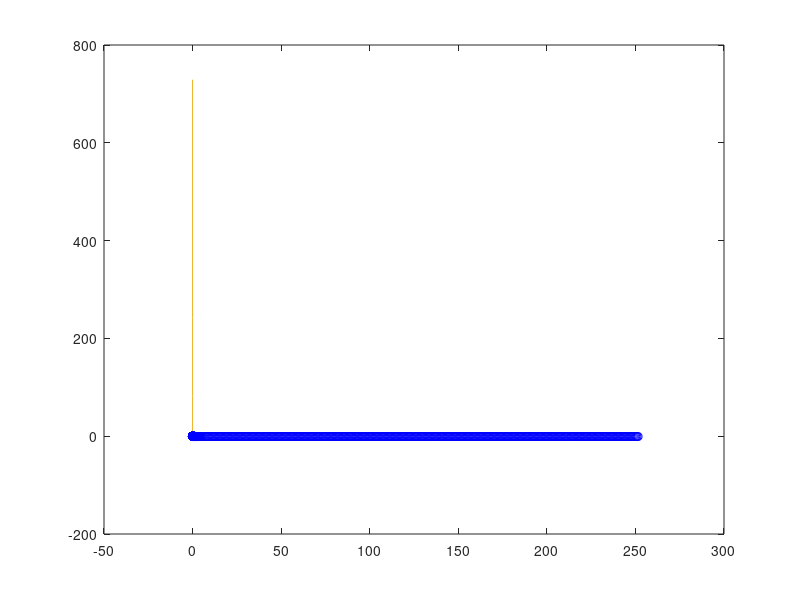

Recreate this plot in MATLAB.
%% One diff eqs
dy=@(x,y) x*cos(x)+y;
%fprime=@(x,y) x*-sin(x)+cos(x)+dy(x,y);

x(1)=0;
y(1)=0.5;

error_y(1)=0;

n=200;
xf=10;
dx=(xf-x(1))/n;

for i=1:n
    x(i+1)=x(i)+dx; %#ok<SAGROW>
    y(i+1)=y(i)+dx*dy(x(i),y(i)); %#ok<SAGROW>
    %error_y(i+1)=abs(fprime(x(i),y(i))*dx^2/2); %#ok<SAGROW>
end

disp(y(end))
% fprintf('%1.6f\n', error_y(2))

%% System ODE Exercise
L=2;
V1=10;
V2=5;
dC1dt=@(t,C1,C2) -L/V1*C1;
dC2dt=@(t,C1,C2) -L/V2*(C2-C1);
% f1prime=@(x,y1,y2) dy1(x,y1,y2)-2*dy2(x,y1,y2);
% f2prime=@(x,y1,y2) 2*dy1(x,y1,y2)-4*dy2(x,y1,y2);

t(1)=0;
C1(1)=0.3;
C2(1)=0;

% error_y1(1)=0;
% error_y2(1)=0;

n=1;
tf=0.5;
dx=(tf-t(1))/n;

for i=1:n
    t(i+1)=t(i)+dx; %#ok<SAGROW>
    C1(i+1)=C1(i)+dx*dC1dt(t(i),C1(i),C2(i)); %#ok<SAGROW>
    C2(i+1)=C2(i)+dx*dC2dt(t(i),C1(i),C2(i)); %#ok<SAGROW>

    % error_y1(i+1)=abs(f1prime(x(i),y1(i),y2(i))*dx^2/2); %#ok<SAGROW>
    % error_y2(i+1)=abs(f2prime(x(i),y1(i),y2(i))*dx^2/2); %#ok<SAGROW>
end

plot(t, C1); hold on;
plot(t, C2)

%% Explicit Euler with error control (What the built in function does)
% This considers not just error, but stability too
f=@(x,y) -1000*y+x*exp(y);
fprime=@(x,y) -1000*f(x,y)+exp(y)+x*exp(y)*f(x,y);
lambda=@(x,y) f(x,y)/y;

x(1)=0;
y(1)=1;
xf=1;

TOL=1e-6;

for i=1:10000
    if x(i) >= xf
        break
    end
    dx_error=sqrt(TOL*2/abs(fprime(x(i),y(i))));
    dx_stability=2/lambda(x(i),y(i));
    dx=min([dx_error,dx_stability]);
    x(i+1)=x(i)+dx; %#ok<SAGROW>
    y(i+1)=y(i)+dx*f(x(i),y(i)); %#ok<SAGROW>
end

plot(x, y)

%% Error control for Explict Euler
clear;
f1=@(x,y1,y2)y1-2*y2;
f2=@(x,y1,y2)2*y1-4*y2;
dx=0.5;
xi=0; y1_i=0; y2_i=1;
df1=@(x,y1,y2)f1(x,y1,y2)-2*f2(x,y1,y2);
df2=@(x,y1,y2)2*f1(x,y1,y2)-4*f2(x,y1,y2);

error_y1=abs(df1(xi,y1_i,y2_i)/2*dx^2);
error_y2=abs(df2(xi,y1_i,y2_i)/2*dx^2);
TOL=1e-6;

for i=1:2000
    xxx(i)=xi; yyy1(i)=y1_i; yyy2(i)=y2_i;
    dx1=sqrt(TOL*2/abs(df1(xi,y1_i,y2_i)));
    dx2=sqrt(TOL*2/abs(df2(xi,y1_i,y2_i)));
    dx=min([dx1,dx2]);
    x_next=xi+dx;
    y1_next=y1_i+f1(xi,y1_i,y2_i)*dx;
    y2_next=y2_i+f2(xi,y1_i,y2_i)*dx;
    xi=x_next; y1_i=y1_next; y2_i=y2_next;
end
hold on;
plot(xxx,yyy1,'bo')